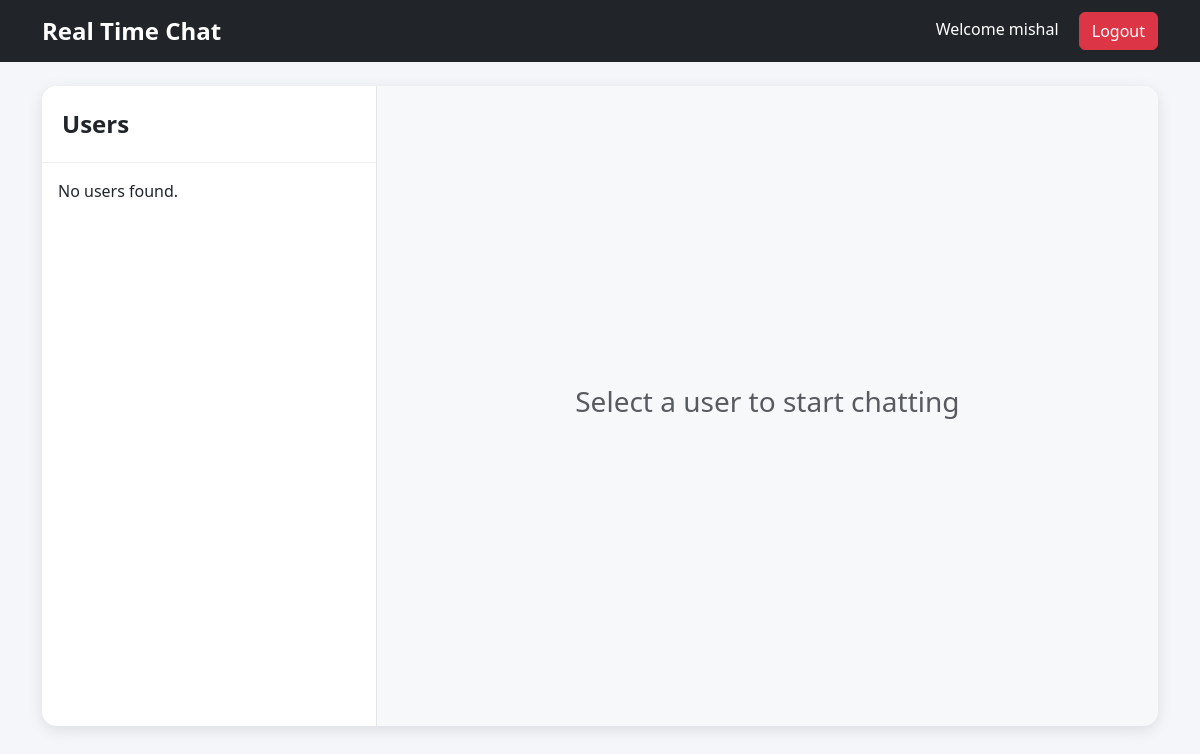
The app's page / (signed in), older data.
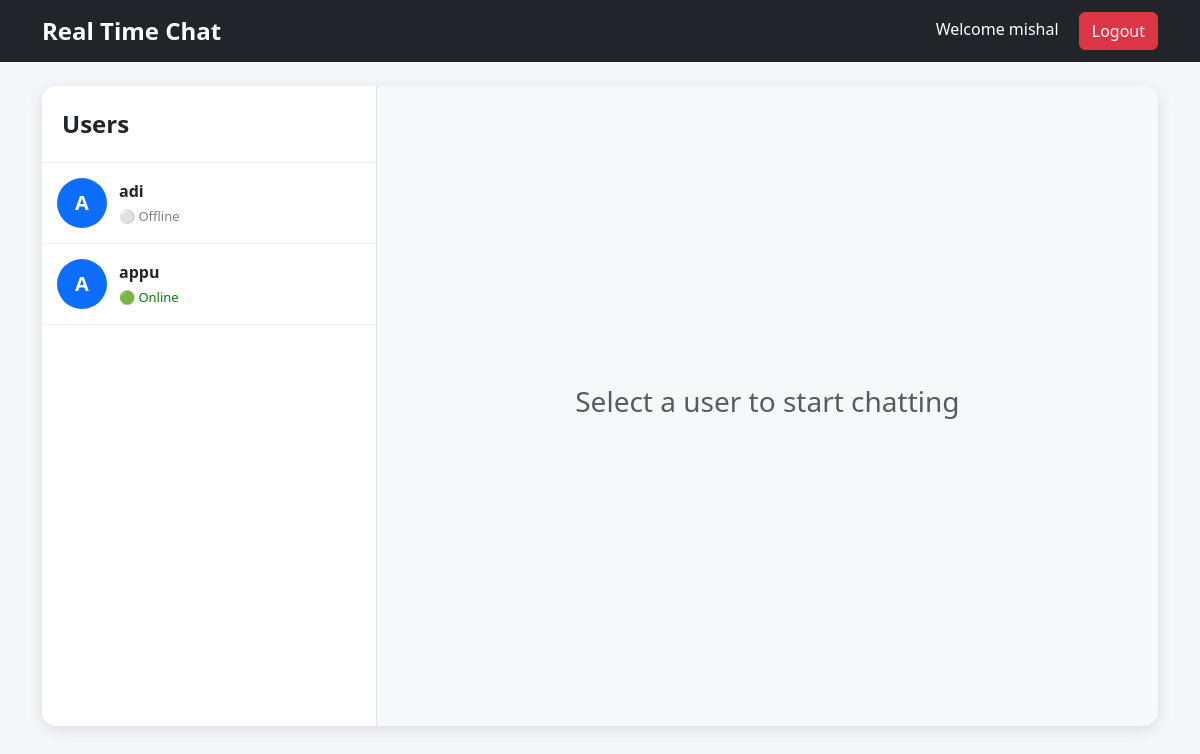
The same page, newer data.
### accounts/models.py (models this page shows, shortened)
class UserProfile(models.Model):
    user = models.OneToOneField(
        User,
        on_delete=models.CASCADE
    )
    is_online = models.BooleanField(default=False)
    last_seen = models.DateTimeField(auto_now=True)

### chat/views.py (the view)
# urls.py: path("", views.home, name="home"),
@login_required
def home(request):
    users = UserProfile.objects.exclude(
        user=request.user
    )
    return render(request, "home.html", {
        "users": users
    })

### templates/home.html (shortened to what this page needs)
{% extends 'base.html' %}
{% block content %}
<div class="chat-container">
    <div class="sidebar">
        <div class="sidebar-title">
            Users
        </div>
        {% for u in users %}
            {% if u.user and u.user.id %}
            <a href="{% url 'chat_room' u.user.id %}"
               class="text-decoration-none text-dark">
                <div class="user-item">
                    <div class="avatar">
                        {{ u.user.username|first|upper }}
                    </div>
                    <div>
                        <strong>
                            {{ u.user.username }}
                        </strong>
                        <br>
                        {% if u.is_online %}
                            <span class="online">🟢 Online</span>
                        {% else %}
                            <span class="offline">⚪ Offline</span>
                        {% endif %}
                    </div>
                </div>
            </a>
            {% endif %}
        {% empty %}
            <p class="p-3">
                No users found.
            </p>
        {% endfor %}
    </div>
    <div class="chat-window">
        {% if receiver %}
        <div class="chat-header">
            Chat with {{ receiver.username }}
        </div>
        <div id="chat-box" class="messages">
            <div id="typing-status"></div>
            {% for msg in messages %}
            <div class="message {% if msg.sender == request.user %}mine{% endif %}">
                <strong>
                    {{ msg.sender.username }}
                </strong>
                <br>
                {{ msg.message }}
                <br>
                <small>
                    {{ msg.timestamp|date:"d M Y h:i A" }}
                </small>
            </div>
            {% empty %}
            <p>No messages yet.</p>
            {% endfor %}
        </div>
        <form id="chat-form">
            {% csrf_token %}
            <div class="send-box">
                <input
                    type="text"
                    id="chat-message-input"
                    class="form-control"
                    placeholder="Type a message..."
                    autocomplete="off"
                    required
                >
                <button
                    type="submit"
                    class="btn btn-primary">
                    Send
                </button>
            </div>
        </form>
        {% else %}
        <div class="d-flex justify-content-center align-items-center h-100">
            <h3 class="text-muted">
                Select a user to start chatting
            </h3>
        </div>
        {% endif %}
    </div>
</div>
{% endblock %}

### templates/base.html (shortened to what this page needs)
<!DOCTYPE html>
<html lang="en">
<head>
    <link href="https://cdn.jsdelivr.net/npm/bootstrap@5.3.3/dist/css/bootstrap.min.css" rel="stylesheet">
</head>
<body>
<nav class="navbar navbar-expand-lg navbar-dark bg-dark">
    <div class="container">
        <a class="navbar-brand" href="/">
            Real Time Chat
        </a>
        <div>
            {% if user.is_authenticated %}
                <span class="text-white me-3">
                    Welcome {{ user.username }}
                </span>
                <a href="{% url 'logout' %}" class="btn btn-danger">
                    Logout
                </a>
            {% endif %}
        </div>
    </div>
</nav>
<div class="container mt-4">
    {% block content %}
    {% endblock %}
</div>
</body>
</html>

### templates/base.html (style rules this page uses)
body { background:#f4f6f9; }
.navbar-brand { font-weight:700; font-size:24px; }

### templates/home.html (style rules this page uses)
.chat-container { display:flex; height:80vh; background:#ffffff; border-radius:15px; overflow:hidden; box-shadow:0 4px 15px rgba(0,0,0,.1); }
.sidebar { width:30%; background:#fff; border-right:1px solid #e5e5e5; overflow-y:auto; }
.sidebar-title { padding:20px; font-size:24px; font-weight:700; border-bottom:1px solid #eee; }
.user-item { display:flex; align-items:center; padding:15px; border-bottom:1px solid #f1f1f1; transition:.3s; }
.avatar { width:50px; height:50px; border-radius:50%; background:#0d6efd; color:white; display:flex; justify-content:center; align-items:center; font-size:20px; font-weight:bold; margin-right:12px; }
.chat-window { width:70%; display:flex; flex-direction:column; background:#f7f8fa; }
.online { color:green; font-size:13px; }
.offline { color:gray; font-size:13px; }

Row changes from the older to the newer data that the page shows:
added UserProfile: user.username|first "A", user.username "adi", is_online "⚪ Offline"
added UserProfile: user.username|first "A", user.username "appu", is_online "🟢 Online"
Text that changed along with them:
text no longer shown: "No users found."
